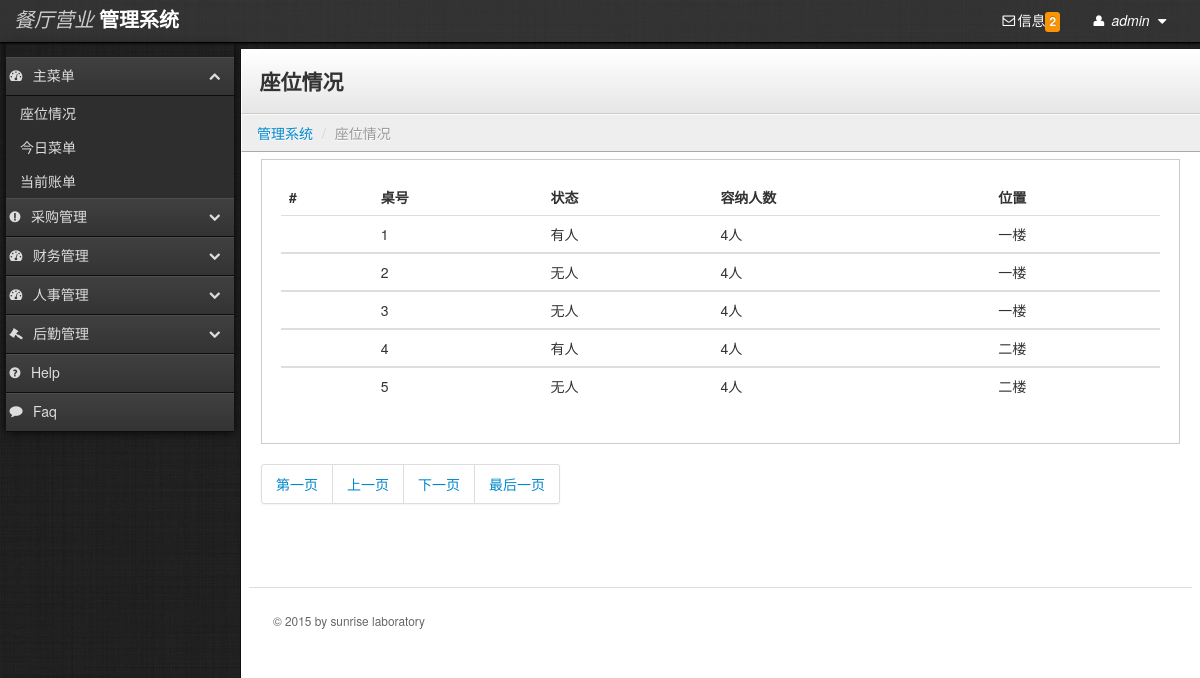
Page /newRes/seat.php (signed in) on the committed database.
### tables this page shows
CREATE TABLE `seat` (
  `seatID` bigint(20) NOT NULL,
  `number` int(11) NOT NULL,
  `seatState` int(2) NOT NULL,
  `capacity` int(2) NOT NULL,
  `seatDirection` varchar(30) default NULL,
  PRIMARY KEY  (`seatID`)
);

### newRes/seat.php (called while the page is built, shortened)
<?php
include_once('conn/conn.php');
if(isset($_GET['page'])){
		$page=$_GET['page'];
	}else{
	  	$page=1;
	}
	  $page_count=5;
	  $select=mysql_query("select * from seat",$conn);
	  $row=mysql_num_rows($select);
	  $page_page=ceil($row/$page_count);
	  $offect=($page-1)*$page_count;
	  $selects=mysql_query("select * from seat where seatID order by seatID asc limit $offect,$page_count",$conn);
require "boot.php";
include("seatRight.php");
?>

### newRes/seatRight.php (the view, shortened to what this page needs)
<div class="content">
        <div class="header">
            <h1 class="page-title">座位情况</h1>
        </div>
                <ul class="breadcrumb">
            <li><a href="main.php">管理系统</a> <span class="divider">/</span></li>
            <li class="active">座位情况</li>
        </ul>
        <div class="container-fluid">
            <div class="row-fluid">
<div class="well">
    <table class="table">
      <thead>
        <tr>
          <th>#</th>
          <th>桌号</th>
          <th>状态</th>
          <th>容纳人数</th>
          <th>位置</th>
        </tr>
      </thead>
      <?php
	  while($array=mysql_fetch_array($selects)){
?>
      <tbody>
  <tr>
    <td></td>
    <td><?php echo $array['number'];?></td>
    <td><?php
                if($array['seatState']==1)
                {
                  echo "有人";}
                if($array['seatState']==0)
                {
                  echo "无人";}
                ?>
    </td>
    <td><?php echo $array['capacity'];?>人</td>
    <td><?php echo $array['seatDirection'];?></td>
  </tr>
      </tbody>
      <?php
}
?>
    </table>
</div>
<div class="pagination">
    <ul>
        <li><a href="seat.php?page=1">第一页</a></li>
        <li><a href="seat.php?page=<?php if($page==1){echo $page=1; }else{ echo $page-1; }?>">上一页</a></li>
        <li><a href="seat.php?page=<?php if($page<$page_page){echo $page+1;}else{ echo $page_page;}?>">下一页</a></li>
        <li><a href="seat.php?page=<?php echo $page_page;?>">最后一页</a></li>
    </ul>
</div>
                    <footer>
                        <hr>
                        <p>&copy; 2015 by sunrise laboratory </p>
                    </footer>
            </div>
        </div>
    </div>

### newRes/stylesheets/theme.css (style rules this page uses)
body { background: #222; background-image: url('../images/black-Linen.png'); background-position: initial initial; background-repeat: initial initial; margin: 0px; padding: 0px; }
h1 { margin-top: 0px; color: #eee; }
hr { border-top: 1px solid #ddd; border-bottom: 1px solid #fff; }
.content { min-width: 400px; position: relative; min-height: 800px; background: #fff; margin-left: 240px; margin-top: 6px; border-left: 1px solid #000000; border-left: 1px solid #111; }
.header { background: #ffffff; background: #ffffff; background: -webkit-gradient(linear, left bottom, left top, color-stop(0, #e6e6e6), color-stop(1, #ffffff)); background: -ms-linear-gradient(bottom, #e6e6e6, #ffffff); background: -moz-linear-gradient(center bottom, #e6e6e6 0%, #ffffff 100%); background: -o-linear-gradient(bottom, #e6e6e6, #ffffff); filter: progid:dximagetransform.microsoft.gradient(startColorStr='#e6e6e6', EndColorStr='#ffffff'); -ms-filter: "progid:DXImageTransform.Microsoft.gradient(startColorStr='#ffffff',EndColorStr='#e6e6e6')"; border-bottom: 1px solid #cccccc; border-top: 1px solid #ffffff; border-left: 1px solid #ffffff; padding: 0em 1.25em; }
.header h1 { margin: 1em 0em; padding: 0em; line-height: 1em; font-size: 1.5em; color: #eee; color: #333; }
.breadcrumb { -webkit-box-shadow: none; -moz-box-shadow: none; box-shadow: none; -webkit-border-radius: 0px; -moz-border-radius: 0px; border-radius: 0px; -moz-background-clip: padding; -webkit-background-clip: padding-box; background-clip: padding-box; background: #eee; border-bottom: 1px solid #aaa; border-top: 1px solid #fafafa; border-left: 1px solid #fff; margin-bottom: .5em; }
footer { padding: 1em; margin-top: 4em; color: #666; font-size: .85em; line-height: 1.3em; }
footer hr { margin: 2em -2em; }
.well { background-color: #fff; border: 1px solid #ccc; -webkit-box-shadow: 1px 1px 0px #ffffff; -moz-box-shadow: 1px 1px 0px #ffffff; box-shadow: 1px 1px 0px #ffffff; -webkit-border-radius: 0px; -moz-border-radius: 0px; border-radius: 0px; -moz-background-clip: padding; -webkit-background-clip: padding-box; background-clip: padding-box; }

### rows in the picture
seat: number "1", seatState "有人", capacity "4", seatDirection "一楼"
seat: number "2", seatState "无人", capacity "4", seatDirection "一楼"
seat: number "3", seatState "无人", capacity "4", seatDirection "一楼"
seat: number "4", seatState "有人", capacity "4", seatDirection "二楼"
seat: number "5", seatState "无人", capacity "4", seatDirection "二楼"

### other values in the picture
$arrayDealTFNum['count'] "2"
